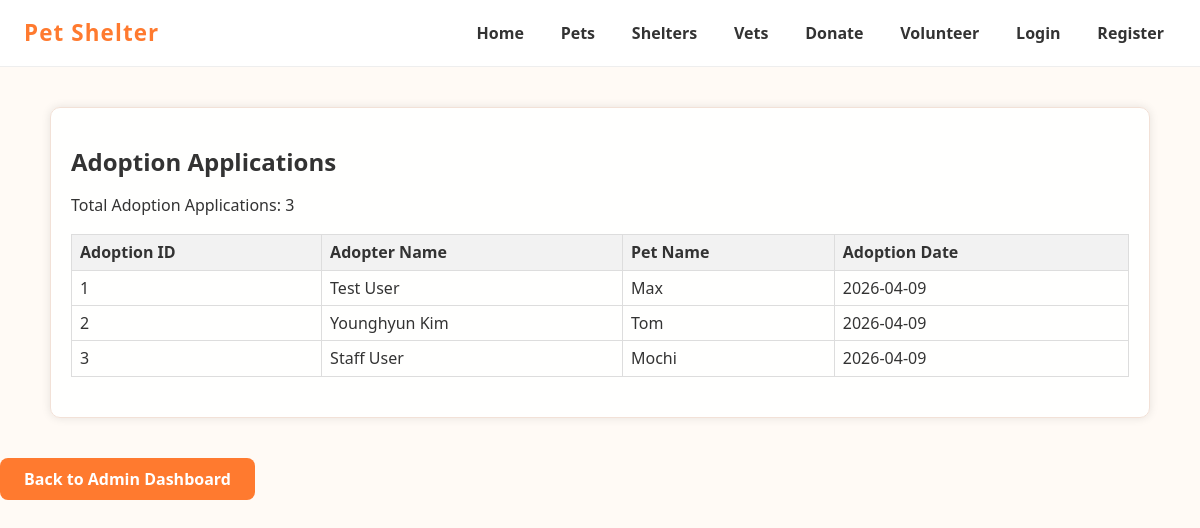
The app's page /pet_shelter_db/admin/total_adoption.php (signed in) with its own data.
### tables this page shows
CREATE TABLE `adoption` (
  `adoption_id` int(11) NOT NULL,
  `application_id` int(11) DEFAULT NULL,
  `adoption_date` date DEFAULT NULL,
  `adopter_id` int(11) DEFAULT NULL,
  `approved_by` int(11) DEFAULT NULL
);

CREATE TABLE `users` (
  `user_id` int(11) NOT NULL,
  `name` varchar(100) DEFAULT NULL,
  `email` varchar(100) NOT NULL,
  `phone` varchar(20) DEFAULT NULL,
  `password` varchar(255) NOT NULL,
  `role` varchar(20) NOT NULL
);

CREATE TABLE `pets` (
  `pet_id` int(11) NOT NULL,
  `name` varchar(100) DEFAULT NULL,
  `age` int(11) DEFAULT NULL,
  `gender` varchar(10) DEFAULT NULL,
  `color` varchar(50) DEFAULT NULL,
  `arrival_date` date DEFAULT NULL,
  `status` varchar(50) DEFAULT NULL,
  `shelter_id` int(11) DEFAULT NULL,
  `breed_id` int(11) DEFAULT NULL,
  `species_id` int(11) DEFAULT NULL
);

### pet_shelter_db/admin/total_adoption.php (the view, shortened to what this page needs)
<?php
include("../includes/db_connect.php");
$query = "
    SELECT
        adoption.adoption_id,
        adoption_applications.adopter_id,
        adoption_applications.pet_id,
        adoption.adoption_date,
        pets.name AS pet_name,
        users.name AS adopter_name
    FROM adoption
    JOIN adoption_applications ON adoption.application_id = adoption_applications.application_id
    JOIN pets ON adoption_applications.pet_id = pets.pet_id
    JOIN users ON adoption_applications.adopter_id = users.user_id
";
$result = mysqli_query($conn, $query);
if ($result) {
    $count_query = "SELECT COUNT(*) AS total_adoptions FROM adoption";
    $count_result = mysqli_query($conn, $count_query);
    $total_adoptions = mysqli_fetch_assoc($count_result)['total_adoptions'];
} else {
    echo "Error: " . mysqli_error($conn);
}
?>
<!DOCTYPE html>
<html lang="en">
<head>
    <link rel="stylesheet" href="../css/style.css">
</head>
<body>
<div class="navbar">
    <div class="logo">Pet Shelter</div>
    <div class="menu-links">
        <a href="../index.php">Home</a>
        <a href="../pets.php">Pets</a>
        <a href="../shelters.php">Shelters</a>
        <a href="../vets.php">Vets</a>
        <a href="../donate.php">Donate</a>
        <a href="../volunteer.php">Volunteer</a>
        <a href="../login.php">Login</a>
        <a href="../register.php">Register</a>
    </div>
</div>
<div class="panel">
<h2>Adoption Applications</h2>
<p>Total Adoption Applications: <?php echo $total_adoptions; ?></p>
<table class="data-table">
    <thead>
        <tr>
            <th>Adoption ID</th>
            <th>Adopter Name</th>
            <th>Pet Name</th>
            <th>Adoption Date</th>
        </tr>
    </thead>
    <tbody>
        <?php while ($row = mysqli_fetch_assoc($result)) { ?>
            <tr>
                <td><?php echo $row['adoption_id']; ?></td>
                <td><?php echo $row['adopter_name']; ?></td>
                <td><?php echo $row['pet_name']; ?></td>
                <td><?php echo $row['adoption_date']; ?></td>
            </tr>
        <?php } ?>
    </tbody>
</table>
</div>
<a class="btn" href="dashboard.php">Back to Admin Dashboard</a>
</body>
</html>

### pet_shelter_db/css/style.css (style rules this page uses)
html { line-height: 1.15; -webkit-text-size-adjust: 100%; }
body { margin: 0; }
a { background-color: transparent; }
:root { --main-bg: #fffaf5; --accent: #ff7a2f; --accent-dark: #e5671f; --text: #333; --muted: #777; --radius: 10px; --shadow: 0 0 10px rgba(0,0,0,0.1); }
* { box-sizing: border-box; }
body { margin: 0; padding: 0; font-family: 'Segoe UI', Tahoma, Geneva, Verdana, sans-serif; color: var(--text); background-color: var(--main-bg); background-image: url('../pet.jpg'); background-position: center; background-size: cover; background-repeat: no-repeat; min-height: 100vh; }
a { color: var(--accent); text-decoration: none; font-weight: 600; }
p { margin-bottom: 15px; }
.navbar { display: flex; justify-content: space-between; align-items: center; padding: 16px 24px; background: rgba(255, 255, 255, 0.92); backdrop-filter: blur(8px); border-bottom: 1px solid #eee; position: sticky; top: 0; z-index: 50; }
.logo { font-size: 1.4rem; font-weight: 900; color: var(--accent); letter-spacing: 0.05em; }
.menu-links { display: flex; gap: 0.8rem; list-style: none; margin: 0; padding: 0; }
.menu-links a { color: var(--text); text-decoration: none; font-weight: 600; padding: 8px 12px; border-radius: 6px; transition: all 0.2s ease; }
.btn { display: inline-block; background-color: var(--accent); color: white; padding: 12px 24px; border-radius: 8px; font-weight: 700; text-decoration: none; transition: background-color 0.2s ease; }
.panel { width: min(95%, 1100px); margin: 2.5rem auto; padding: 20px; background: rgba(255,255,255,0.92); border-radius: var(--radius); box-shadow: var(--shadow); border: 1px solid #f2e1d7; }
.data-table { width: 100%; border-collapse: collapse; margin: 20px 0; }
.data-table th, .data-table td { border: 1px solid #ddd; padding: 8px; text-align: left; }
.data-table th { background-color: #f2f2f2; }

### records on screen
adoption: adoption_id "1", users.name "Test User", pets.name "Max", adoption_date "2026-04-09"
adoption: adoption_id "2", users.name "Younghyun Kim", pets.name "Tom", adoption_date "2026-04-09"
adoption: adoption_id "3", users.name "Staff User", pets.name "Mochi", adoption_date "2026-04-09"

### other values on screen
$total_adoptions "3"
